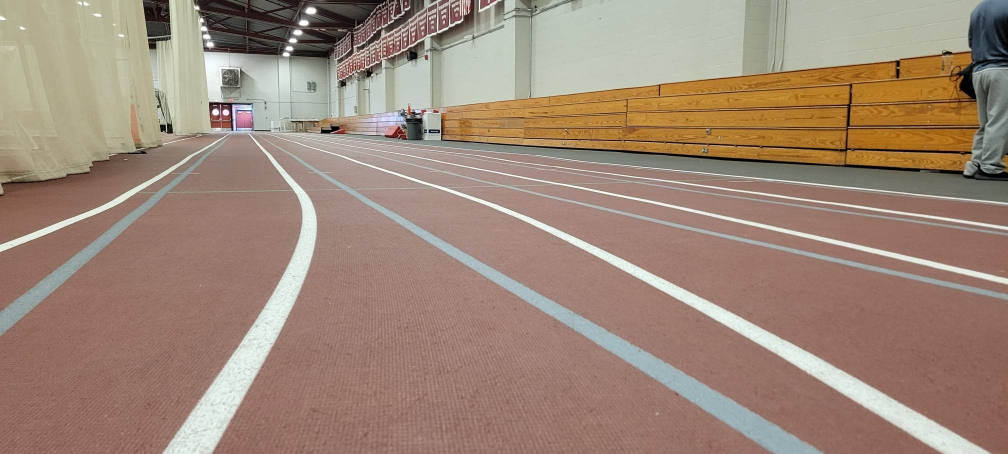
#> input picture phone_johnson_photos/1.jpg, 2016 x 908 px, found by its file name (shown at 1/2 size); its folder holds only this picture in this run
$ python line_detection.py
#> lines starting #> are read from the running program, lines starting #| are printed output that depends on the picture; after the words box and inside, x2 and y2 are one past the last pixel; in counts of white or black regions, pixels touching at a corner belong together; long printed decimals are rounded
import cv2
import numpy as np
import pdb
import os
#################### X-Y CONVENTIONS #########################
# 0,0  X  > > > > >
#
#  Y
#
#  v  This is the image. Y increases downwards, X increases rightwards
#  v  Please return bounding boxes as ((xmin, ymin), (xmax, ymax))
#  v
#  v
#  v
###############################################################

def image_print(img):
	"""
	Helper function to print out images, for debugging. Pass them in as a list.
	Press any key to continue.
	"""
	cv2.imshow("image", img)
	cv2.waitKey(0)
	cv2.destroyAllWindows()

def get_lines(img):
    """
    Returns the list of lines in the images computed by the Hough transform
    """
    # First blur the image a bit for edge detection purposes
    kernel_width = 11
    kernel = np.ones((kernel_width,kernel_width),np.float32)/(kernel_width*kernel_width)
    img = cv2.filter2D(img,-1,kernel)

    # Create a mask. Threshold the RGB image to get only the white pixels
    lower_white = np.array([170, 170, 170])
    upper_white = np.array([255, 255, 255])

    img_edges = cv2.inRange(img, lower_white, upper_white)

    # image_print(img_edges)

    # edge detection
    min_thresh = 150
    max_thresh = 200
    img_edges = cv2.Canny(img_edges,min_thresh,max_thresh)

    # # Cut out the top portion of the image
    mask_portion = 0.7
    mask = np.zeros_like(img_edges)
    mask[int(mask_portion * mask.shape[0]):] = 1
    img_edges *= mask

    # hough transform
    rho = 1
    theta = np.pi/180
    intersect_thresh = 100
    lines = cv2.HoughLines(img_edges, rho, theta, intersect_thresh, None, 0, 0)

    return lines

def draw_lines(img, filtered_lines, img_width):
    """
    Draw the lines given by the hough transform
    """
    cdst = np.copy(img)
    k = img_width
    if filtered_lines is not None:
        for i in range(0, len(filtered_lines)):
            rho = filtered_lines[i][0][0]
            theta = filtered_lines[i][0][1]
            a = np.cos(theta)
            b = np.sin(theta)
            x0 = a * rho
            y0 = b * rho
            pt1 = (int(x0 + k*(-b)), int(y0 + k*(a)))
            pt2 = (int(x0 - k*(-b)), int(y0 - k*(a)))
            cv2.line(cdst, pt1, pt2, (0,0,255), 3, cv2.LINE_AA)

    return cdst

def filter_lines(lines):
    """
    Given all the lines from the Hough transform, pick only the lines that
    could plausibly be a lane
    """
    good_lines = []
    for line in lines:
        theta = line[0][1] * 180/np.pi
        if (theta > 105 or theta < 75):
            good_lines.append(line)
    return good_lines

def determine_lookahead_point(img_height, lines):
    """
    Given a set of good lines, determine a candidate for the lookahead point.
    """
    y_desired = int(2/3 * img_height)
    line_x_coordinates = []
    for line in lines:
        rho = line[0][0]
        theta = line[0][1]
        a = np.cos(theta)
        b = np.sin(theta)
        x0 = a * rho
        y0 = b * rho
        x_shift_amt = (y_desired - y0)/a
        x_coord = x0 + x_shift_amt * (-b)
        line_x_coordinates.append(x_coord)
    # Take "unique" x coordinates to avoid double counting lines
    good_x_coordinates = []
    dist_tol = 20
    for x_coord in line_x_coordinates:
        add_this_coord = True
        for good_x_coord in good_x_coordinates:
            if np.abs(good_x_coord - x_coord) < dist_tol:
                add_this_coord = False
        if add_this_coord:
            good_x_coordinates.append(x_coord)
    print(good_x_coordinates)
    return int(np.mean(good_x_coordinates)), y_desired

# read in test images for our hough transform
for i in range(7):
    # Load the image
    img_num = i+1
    img_orig = cv2.imread("phone_johnson_photos/" + str(img_num) + ".jpg")
#> img_orig is the input picture: shape (908, 2016, 3); mean B, G, R 120, 135.5, 158.5

    # Get filtered lines
    lines = get_lines(img_orig)
#> in get_lines, `img = cv2.filter2D(img,-1,kernel)`:
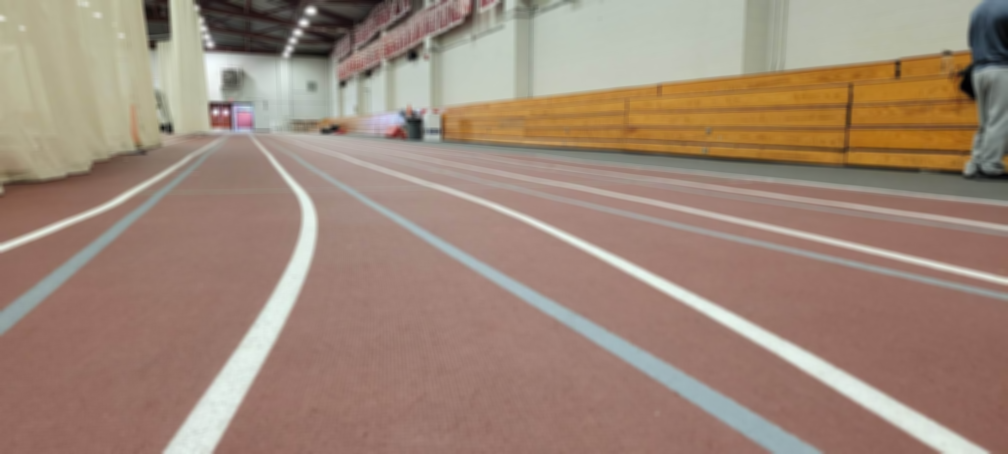
#> img: shape (908, 2016, 3) (shown at 1/2 size); mean of channels 0, 1, 2 120, 135.5, 158.5; drawn as B, G, R
#> in get_lines, `img_edges = cv2.inRange(img, lower_white, upper_white)`:
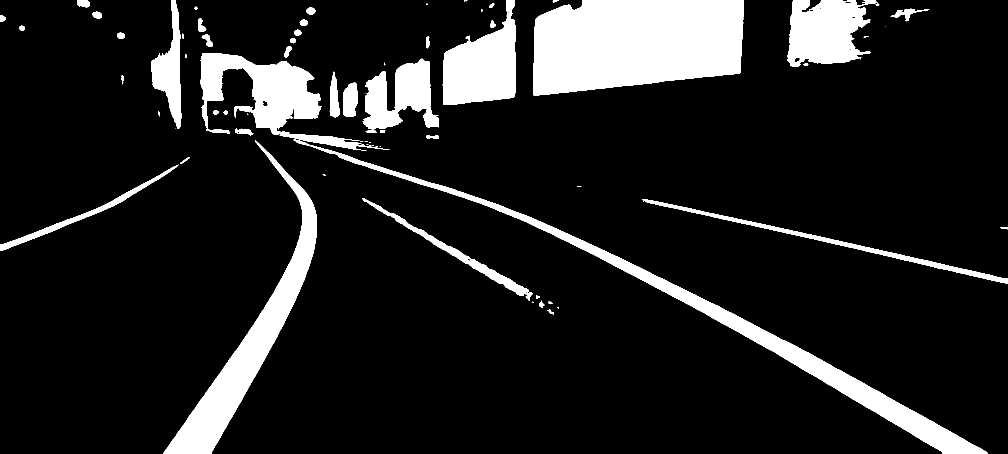
#> img_edges: shape (908, 2016) (shown at 1/2 size); 12.8% white; 73 white regions (25 under 20 px), largest, box (x1, y1, x2, y2) and area: (1067, 0, 1488, 191) 68511, (587, 279, 1976, 908) 33478, (327, 281, 634, 908) 32612
#> in get_lines, `img_edges = cv2.Canny(img_edges,min_thresh,max_thresh)`:
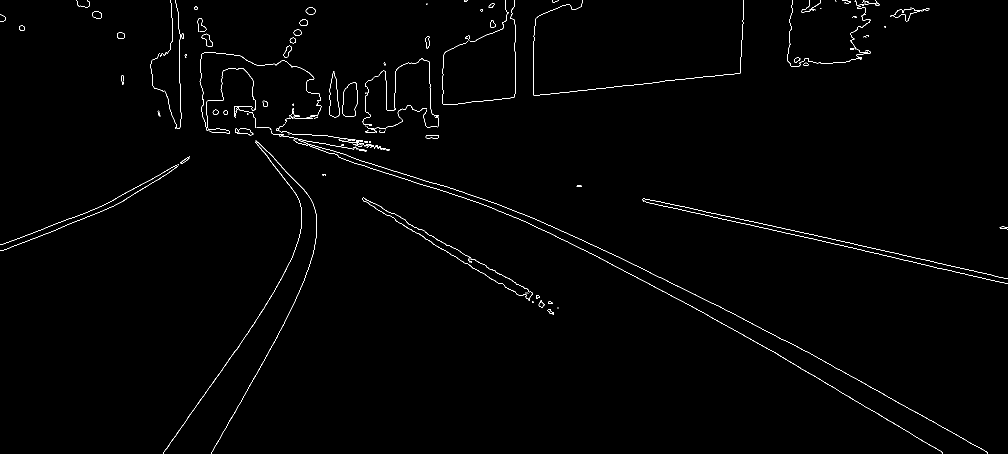
#> img_edges: shape (908, 2016) (shown at 1/2 size); 0.84% white in thin lines or dots
#> in get_lines, `img_edges *= mask`:
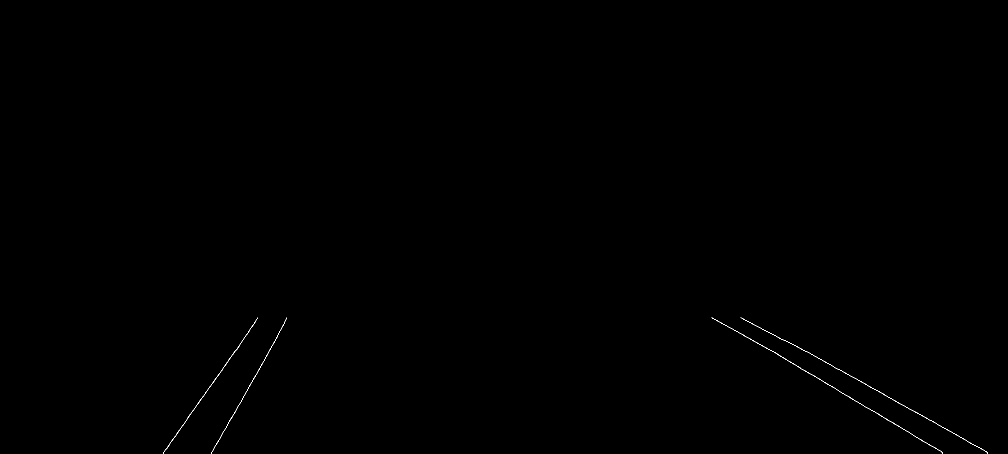
#> img_edges: shape (908, 2016) (shown at 1/2 size); 0.1% white in thin lines or dots, all inside (x1, y1, x2, y2) = (326, 635, 1976, 908)
#> in get_lines, `lines = cv2.HoughLines(img_edges, rho, theta, intersect_thresh, None, ..`: lines = [[-167, 2.08], [787, 0.611], [-194, 2.11], [-163, 2.09], [-135, 2.06], [818, 0.524], [810, 0.506], [-106, 2.04], [794, 0.628], [-161, 2.09]]
    good_lines = filter_lines(lines)
#> the loop in filter_lines, `for line in lines:` made 10 passes
#> (line, theta) on passes 1 to 10: ([[-167, 2.08]], 119), ([[787, 0.611]], 35), ([[-194, 2.11]], 121), ([[-163, 2.09]], 120), ([[-135, 2.06]], 118), ([[818, 0.524]], 30), ([[810, 0.506]], 29), ([[-106, 2.04]], 117), ([[794, 0.628]], 36), ([[-161, 2.09]], 120)
#> after the loop in filter_lines, `for line in lines:`: good_lines = [[[-167, 2.08]], [[787, 0.611]], [[-194, 2.11]], [[-163, 2.09]], [[-135, 2.06]], [[818, 0.524]], [[810, 0.506]], [[-106, 2.04]], [[794, 0.628]], [[-161, 2.09]]]

    print("IMAGE NUMBER " + str(i+1))
    # Visualize the lines
    img_width = 5000 # Change this for the car
    cdst = draw_lines(img_orig, good_lines, img_width)
#> the loop in draw_lines, `for i in range(0, len(filtered_lines)):` made 10 passes
#> (rho, theta, a, b, x0, y0, pt1, pt2) on passes 1 to 9: (-167, 2.08, -0.485, 0.875, 80.96, -146.1, (-4292, -2570), (4454, 2277)), (787, 0.611, 0.819, 0.574, 644.7, 451.4, (-2223, 4547), (3512, -3644)), (-194, 2.11, -0.515, 0.857, 99.92, -166.3, (-4185, -2741), (4385, 2408)), (-163, 2.09, -0.5, 0.866, 81.5, -141.2, (-4248, -2641), (4411, 2358)), (-135, 2.06, -0.469, 0.883, 63.38, -119.2, (-4351, -2466), (4478, 2228)), (818, 0.524, 0.866, 0.5, 708.4, 409, (-1791, 4739), (3208, -3921)), (810, 0.506, 0.875, 0.485, 708.4, 392.7, (-1715, 4765), (3132, -3980)), (-106, 2.04, -0.454, 0.891, 48.12, -94.45, (-4406, -2364), (4503, 2175)), (794, 0.628, 0.809, 0.588, 642.4, 466.7, (-2296, 4511), (3581, -3578))
#> after the loop in draw_lines, `for i in range(0, len(filtered_lines)):`:
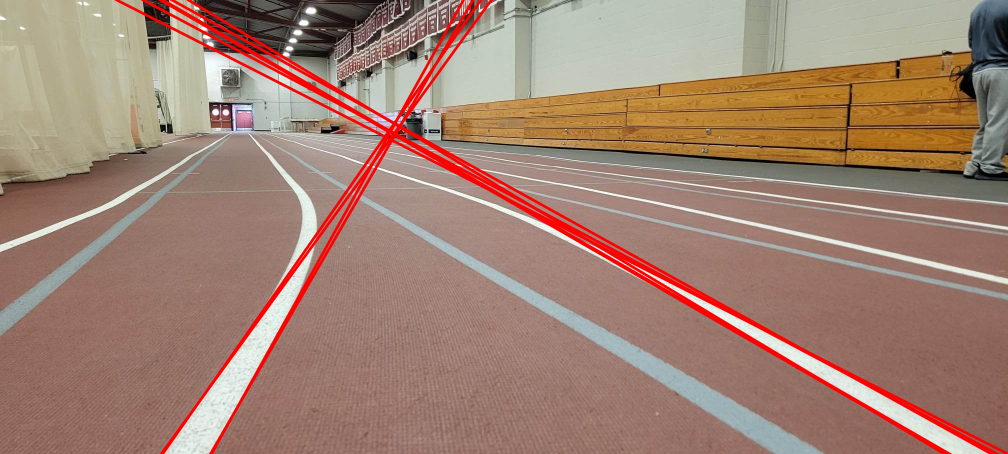
#> cdst: shape (908, 2016, 3) (shown at 1/2 size); 4.1% of pixels changed, all inside (x1, y1, x2, y2) = (229, 0, 2016, 908)

    # Visualize the lookahead point
    img_height = img_orig.shape[0]
#> img_height = 908
    x_lookahead, y_lookahead = determine_lookahead_point(img_height, good_lines)
#> the loop in determine_lookahead_point, `for line in lines:` made 10 passes
#> (rho, theta, a, b, x0, y0, x_shift_amt, x_coord) on passes 1 to 10: (-167, 2.08, -0.485, 0.875, 80.96, -146.1, -1549.2, 1435.9), (787, 0.611, 0.819, 0.574, 644.7, 451.4, 187.5, 537.1), (-194, 2.11, -0.515, 0.857, 99.92, -166.3, -1497.5, 1383.6), (-163, 2.09, -0.5, 0.866, 81.5, -141.2, -1492.3, 1373.9), (-135, 2.06, -0.469, 0.883, 63.38, -119.2, -1542.6, 1425.4), (818, 0.524, 0.866, 0.5, 708.4, 409, 226.3, 595.2), (810, 0.506, 0.875, 0.485, 708.4, 392.7, 242.7, 590.8), (-106, 2.04, -0.454, 0.891, 48.12, -94.45, -1540.7, 1420.9), (794, 0.628, 0.809, 0.588, 642.4, 466.7, 170.9, 541.9), (-161, 2.09, -0.5, 0.866, 80.5, -139.4, -1488.9, 1369.9)
#> after the loop in determine_lookahead_point, `for line in lines:`: line_x_coordinates = [1435.9, 537.1, 1383.6, 1373.9, 1425.4, 595.2, 590.8, 1420.9, 541.9, 1369.9]
#> the loop in determine_lookahead_point, `for x_coord in line_x_coordinates:` made 10 passes
#> x_coord on passes 1 to 10: 1435.9, 537.1, 1383.6, 1373.9, 1425.4, 595.2, 590.8, 1420.9, 541.9, 1369.9
#> after the loop in determine_lookahead_point, `for x_coord in line_x_coordinates:`: good_x_coordinates = [1435.9, 537.1, 1383.6, 595.2]
#| [1435.914, 537.124, 1383.560, 595.248]
#> x_lookahead = 987; y_lookahead = 605
    lookahead_img = cv2.circle(cdst, (x_lookahead, y_lookahead), radius=10, color=(0,0,0), thickness=-1)
#> (the run stopped early here; a loop or call above may not have finished)
